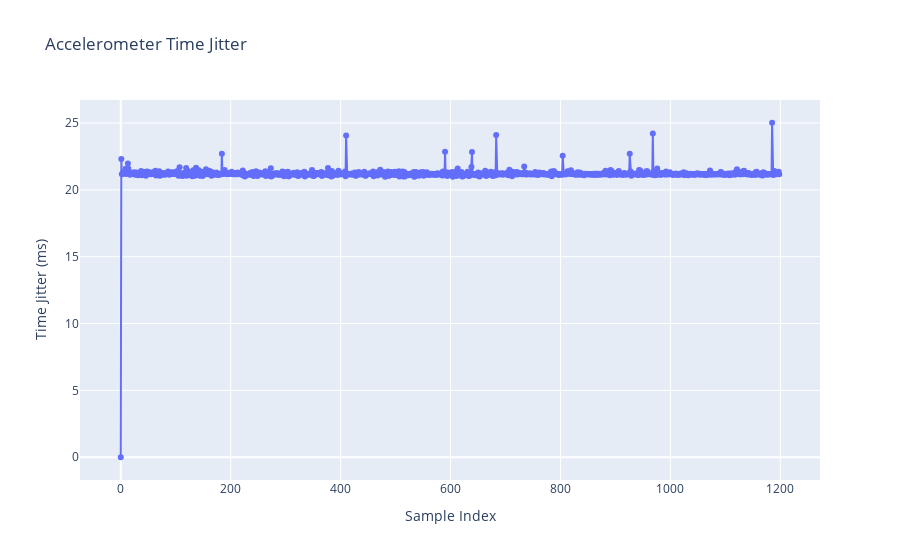

The notebook cell saved with this chart:
### Code cell
# compute time jitter in seconds
df['time_jitter'] = df['timestamp_ns'].diff() / 1e6    
df['time_jitter'].fillna(0, inplace=True)
print("\nFirst few rows with time_jitter:")

# plot time jitter
fig = go.Figure()
fig.add_trace(go.Scatter(x=df.index, y=df['time_jitter'], mode='lines+markers', name='Time Jitter (s)'))
fig.update_layout(title='Accelerometer Time Jitter', xaxis_title='Sample Index', yaxis_title='Time Jitter (ms)')
fig.show()

### Figure 1 — Plotly figure (JSON) as saved in the notebook; plotly's stock layout.template omitted (floating-point values rounded to 4 significant figures; data arrays with more than 128 entries replaced by an {"elided": "..."} marker saying what was removed)
{"data": [{"mode": "lines+markers", "name": "Time Jitter (s)", "type": "scatter", "x": {"elided": "1199 int values"}, "y": {"elided": "1199 float values"}}], "layout": {"title": {"text": "Accelerometer Time Jitter"}, "xaxis": {"title": {"text": "Sample Index"}}, "yaxis": {"title": {"text": "Time Jitter (ms)"}}}}
